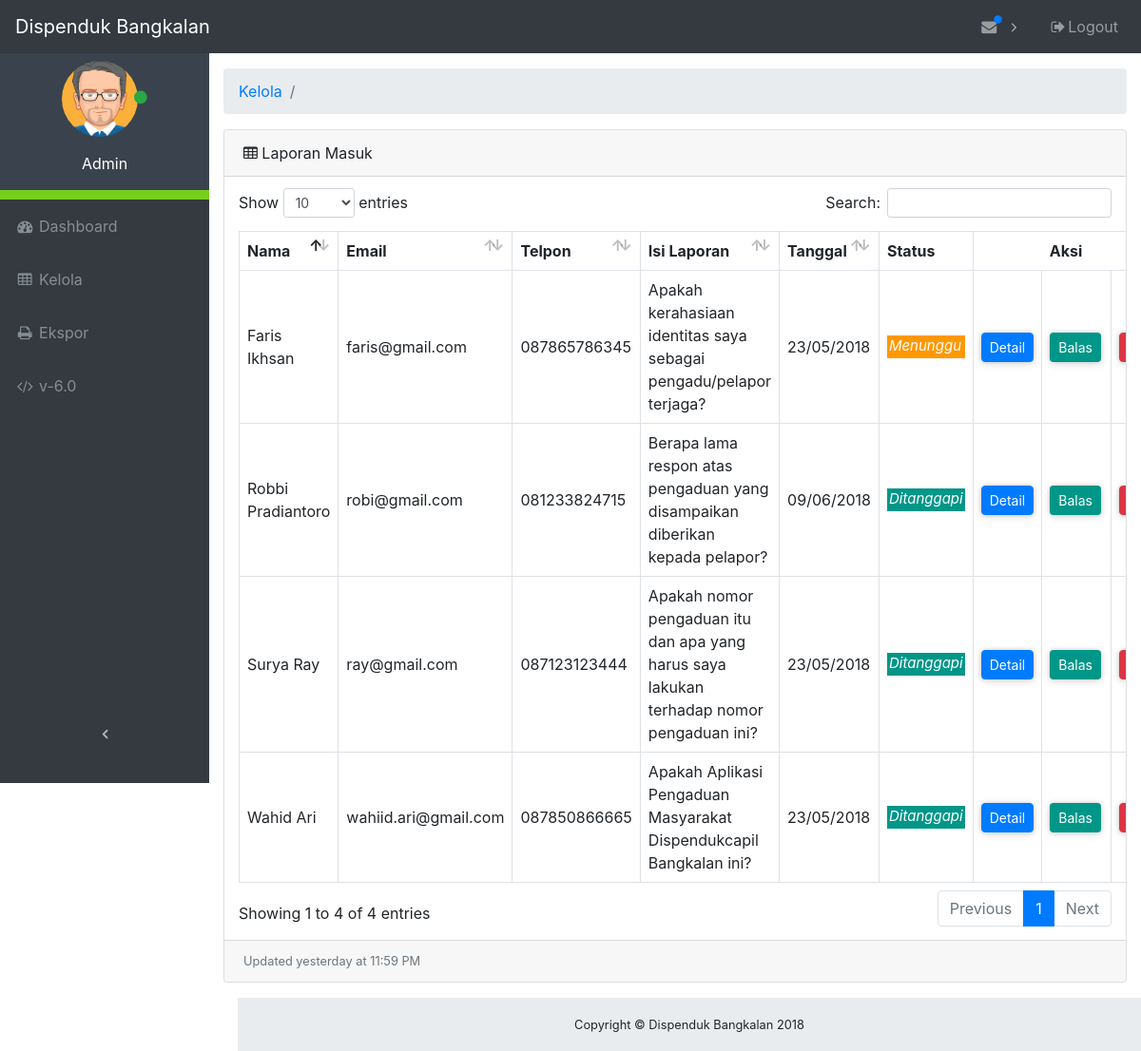
The app's page /admin/tables.php, older data.
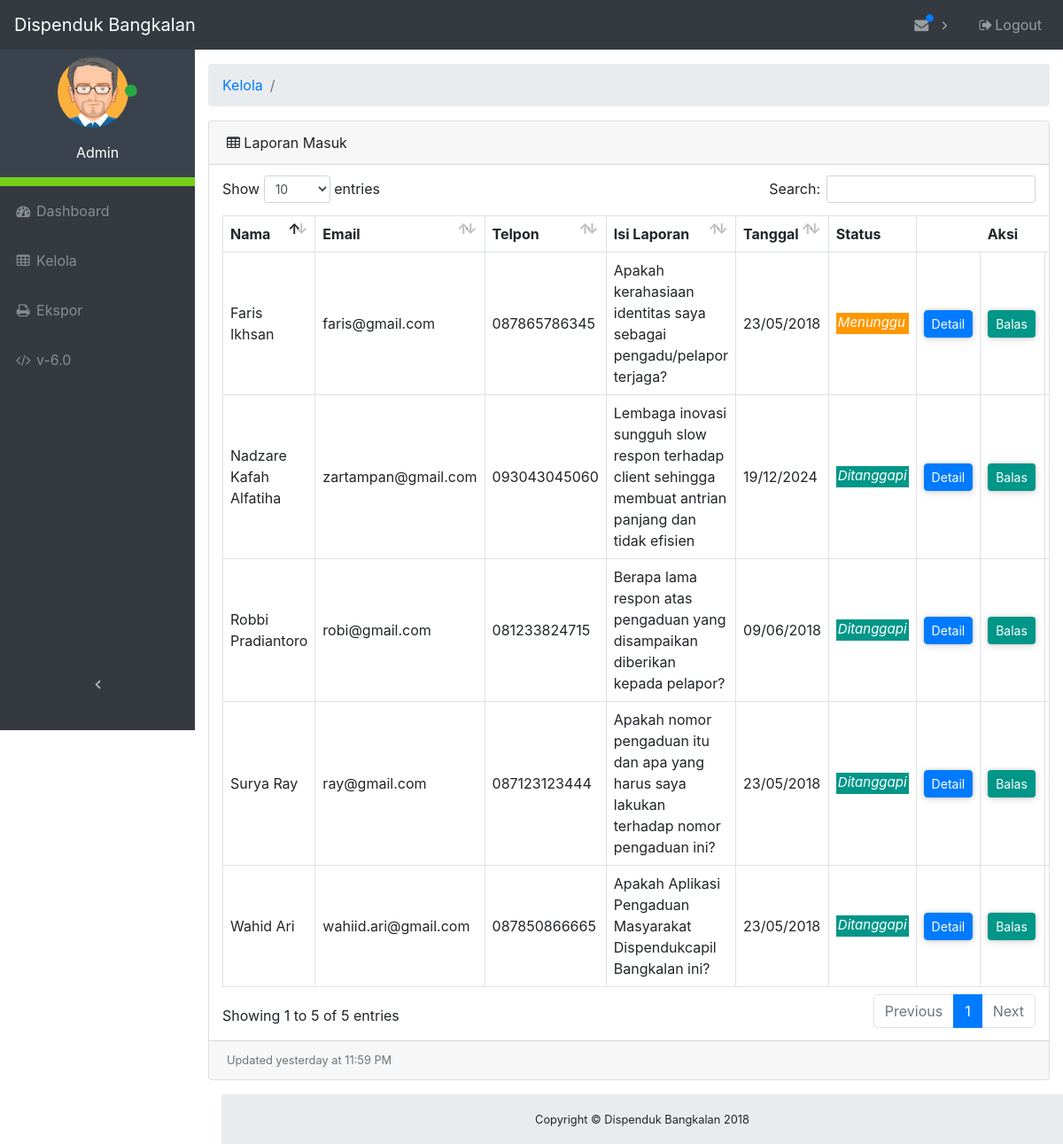
The same page, newer data.
### tables this page shows
CREATE TABLE `laporan` (
  `id` int(11) NOT NULL,
  `nama` varchar(64) NOT NULL,
  `email` varchar(64) NOT NULL,
  `telpon` varchar(12) NOT NULL,
  `alamat` varchar(256) NOT NULL,
  `tujuan` int(11) NOT NULL,
  `isi` varchar(2048) NOT NULL,
  `tanggal` timestamp NOT NULL DEFAULT current_timestamp() ON UPDATE current_timestamp(),
  `status` varchar(12) NOT NULL
);

### admin/tables.php (the view, shortened to what the changed rows need)
<?php
    require_once("database.php");
?>
<!DOCTYPE html>
<html lang="en">
<head>
    <link href="vendor/bootstrap/css/bootstrap.css" rel="stylesheet">
    <link href="vendor/font-awesome/css/font-awesome.min.css" rel="stylesheet" type="text/css">
    <link href="vendor/datatables/dataTables.bootstrap4.css" rel="stylesheet">
    <link href="css/admin.css" rel="stylesheet">
</head>
<body class="fixed-nav sticky-footer" id="page-top">
                    <?php
                        $statement = $db->query("SELECT * FROM laporan ORDER BY laporan.id DESC LIMIT 1");
                     ?>
    <div class="content-wrapper">
        <div class="container-fluid">
            <div class="card mb-3">
                <div class="card-body">
                    <div class="table-responsive">
                        <table class="table table-bordered" id="dataTable">
                            <thead>
                                <tr>
                                    <th>Nama</th>
                                    <th>Email</th>
                                    <th>Telpon</th>
                                    <th>Isi Laporan</th>
                                    <th>Tanggal</th>
                                    <th class="sorting_asc_disabled sorting_desc_disabled">Status</th>
                                    <th class="th-no-border sorting_asc_disabled sorting_desc_disabled"></th>
                                    <th class="th-no-border sorting_asc_disabled sorting_desc_disabled" style="text-align:right">Aksi</th>
                                    <th class="sorting_asc_disabled sorting_desc_disabled"></th>
                                </tr>
                            </thead>
                            <tbody>
<?php
    if ($id_admin > 0) {
        $statement = $db->query("SELECT * FROM laporan, divisi WHERE laporan.tujuan = divisi.id_divisi AND laporan.tujuan = $id_admin ORDER BY laporan.id DESC");
    } else {
        $statement = $db->query("SELECT * FROM `laporan` ORDER BY id DESC");
    }
    foreach ($statement as $key ) {
        $mysqldate = $key['tanggal'];
        $phpdate = strtotime($mysqldate);
        $tanggal = date( 'd/m/Y', $phpdate);
        $status  = $key['status'];
        if($status == "Ditanggapi") {
            $style_status = "<p style=\"background-color:#009688;color:#fff;padding-left:2px;padding-right:2px;padding-bottom:2px;margin-top:16px;font-size:15px;font-style:italic;\">Ditanggapi</p>";
        } else {
            $style_status = "<p style=\"background-color:#FF9800;color:#fff;padding-left:2px;padding-right:2px;padding-bottom:2px;margin-top:16px;font-size:15px;font-style:italic;\">Menunggu</p>";
        }
?>
                                <tr>
                                    <td><?php echo $key['nama']; ?></td>
                                    <td><?php echo $key['email']; ?></td>
                                    <td><?php echo $key['telpon']; ?></td>
                                    <td><?php echo $key['isi']; ?></td>
                                    <td><?php echo $tanggal; ?></td>
                                    <td><?php echo $style_status; ?></td>
                                    <td class="td-no-border">
                                        <button type="button" class="btn btn-primary btn-sm btn-custom card-shadow-2" data-toggle="modal" data-target="#ModalDetail<?php echo $key['id']; ?>">
                                            Detail
                                        </button>
                                    </td>
                                    <td class="td-no-border">
                                        <button type="button" class="btn btn-primary-custom btn-sm btn-custom card-shadow-2" data-toggle="modal" data-target="#ModalBalas<?php echo $key['id']; ?>">
                                            Balas
                                        </button>
                                    </td>
                                    <td class="td-no-border">
                                        <button type="button" class="btn btn-danger btn-sm btn-custom card-shadow-2" data-toggle="modal" data-target="#ModalHapus<?php echo $key['id']; ?>">
                                        </button>
                                    </td>
                                </tr>
<?php
    }
?>
                            </tbody>
                        </table>
                    </div>
                </div>
            </div>
        </div>
    </div>
</body>
</html>

Row changes from the older to the newer data that the page shows:
added laporan: nama "Nadzare Kafah Alfatiha", email "zartampan@gmail.com", telpon "093043045060", isi "Lembaga inovasi sungguh slow respon terhadap client sehingga membuat antrian panjang dan tidak efisien", tanggal "19/12/2024", status "Ditanggapi"
Text that changed along with them:
text written by a page script: "Show entries Search: Showing 1 to 4 of 4 entries Previous 1 Next" → "Show entries Search: Showing 1 to 5 of 5 entries Previous 1 Next"
